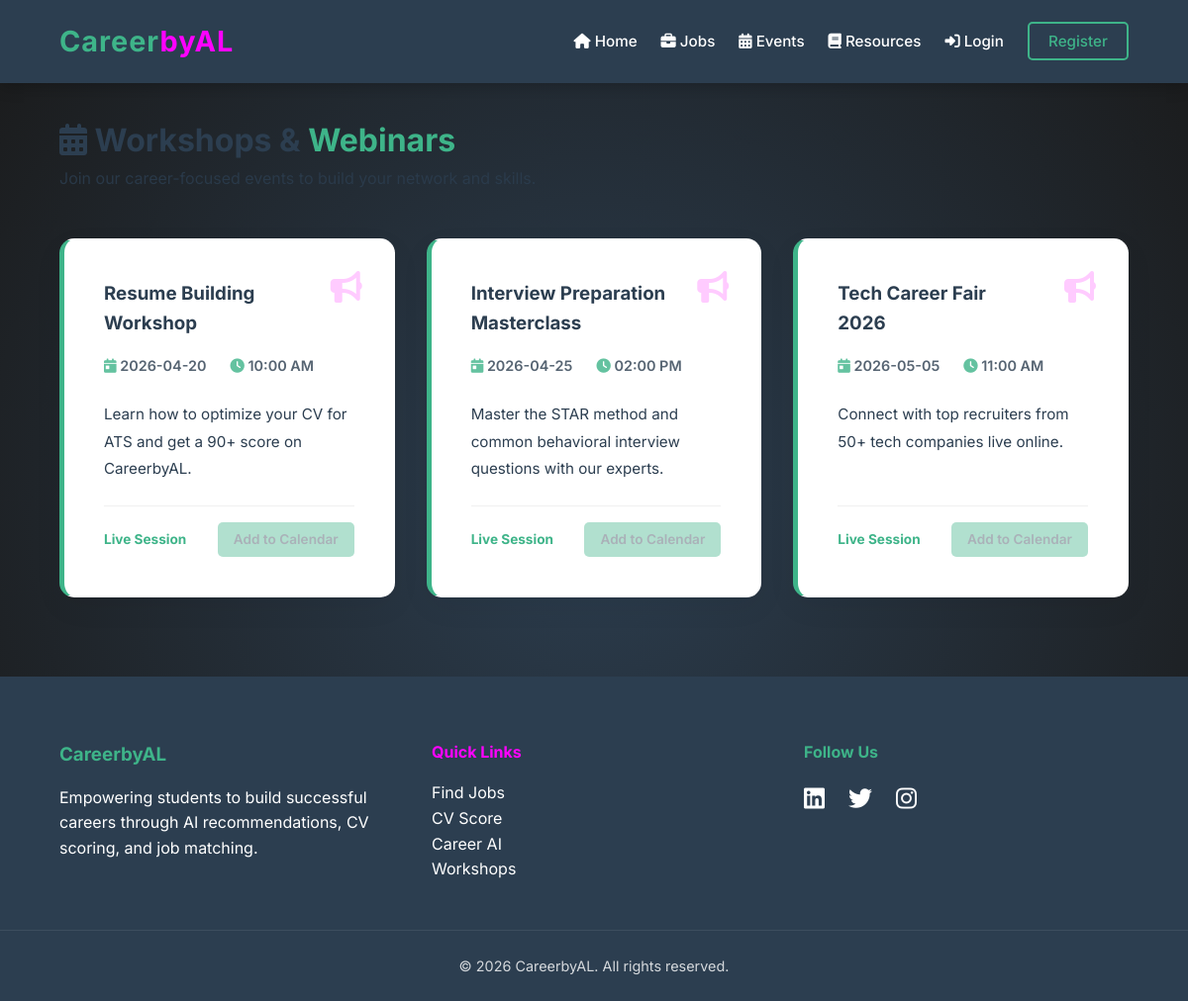
The app's page /events with its own data.
### tables this page shows
CREATE TABLE events (
            id INTEGER PRIMARY KEY AUTOINCREMENT,
            title TEXT NOT NULL,
            date TEXT,
            time TEXT,
            description TEXT
        );

### app.py (the view)
@app.route("/events")
def events():
    conn = get_db_connection()
    events_list = conn.execute("SELECT * FROM events ORDER BY date ASC").fetchall()
    conn.close()
    return render_template("events.html", events=events_list)

### app.py (called while the page is built)
def get_db_connection():
    conn = sqlite3.connect("cms.db")
    conn.row_factory = sqlite3.Row
    return conn

@app.context_processor
def inject_user():
    user = None
    if 'user_id' in session:
        conn = get_db_connection()
        user = conn.execute("SELECT * FROM users WHERE id = ?", (session['user_id'],)).fetchone()
        conn.close()
    return dict(user=user)

### templates/events.html (shortened to what this page needs)
{% extends "base.html" %}
{% block content %}
<div style="margin-bottom: 3rem;">
    <h1 style="color: var(--charcoal);"><i class="fas fa-calendar-alt"></i> Workshops & <span class="mint-text">Webinars</span></h1>
    <p style="opacity: 0.8;">Join our career-focused events to build your network and skills.</p>
</div>
<div class="cards" style="grid-template-columns: repeat(auto-fit, minmax(320px, 1fr));">
    {% for event in events %}
        <div class="card" style="display: flex; flex-direction: column; justify-content: space-between; border-left: 5px solid var(--mint); position: relative;">
            <div class="event-body">
                <i class="fas fa-bullhorn fa-2x" style="color: var(--fuchsia); opacity: 0.2; position: absolute; right: 2rem; top: 2rem;"></i>
                <h3 style="margin-bottom: 1rem; color: var(--charcoal); max-width: 80%;">{{ event.title }}</h3>
                <div style="display: flex; gap: 1.5rem; margin-bottom: 1.5rem; font-size: 0.9rem; font-weight: 600; color: var(--charcoal); opacity: 0.8;">
                    <span><i class="fas fa-calendar-day" style="color: var(--mint);"></i> {{ event.date }}</span>
                    <span><i class="fas fa-clock" style="color: var(--mint);"></i> {{ event.time }}</span>
                </div>
                <p style="font-size: 0.95rem; line-height: 1.8; margin-bottom: 1.5rem;">{{ event.description }}</p>
            </div>
            <div class="event-footer" style="padding-top: 1rem; border-top: 1px solid #f0f0f0; margin-top: auto; display: flex; justify-content: space-between; align-items: center;">
                <span style="font-size: 0.85rem; font-weight: 700; color: var(--mint);">Live Session</span>
                <span class="btn" style="padding: 0.4rem 1rem; font-size: 0.85rem; border-radius: 5px; opacity: 0.4; cursor: not-allowed;">Add to Calendar</span>
            </div>
        </div>
    {% else %}
        <div class="card" style="grid-column: 1 / -1; text-align: center; padding: 4rem;">
            <i class="fas fa-calendar-times fa-4x" style="color: var(--mint); margin-bottom: 1.5rem; opacity: 0.5;"></i>
            <h3>No events listed right now.</h3>
            <p>Check back later for new workshops and career webinars!</p>
        </div>
    {% endfor %}
</div>
{% endblock %}

### static/style.css (style rules this page uses)
:root { --charcoal: #2c3e50; --mint: #3eb489; --black: #1a1a1a; --fuchsia: #ff00ff; --white: #ffffff; --light-gray: #f4f7f6; --dark-mint: #2e8b57; --glass-bg: rgba(255, 255, 255, 0.1); --glass-border: rgba(255, 255, 255, 0.2); --transition: all 0.3s cubic-bezier(0.4, 0, 0.2, 1); }
* { margin: 0; padding: 0; box-sizing: border-box; }
body { font-family: 'Inter', sans-serif; background: radial-gradient(circle at 50% 50%, #2c3e50, #1a1a1a); color: var(--charcoal); line-height: 1.6; overflow-x: hidden; perspective: 1500px; }
.mint-text { color: var(--mint); }
.btn { background: var(--mint); color: var(--charcoal); padding: 0.8rem 1.8rem; border-radius: 30px; font-weight: 600; transition: var(--transition); border: none; cursor: pointer; display: inline-block; }
.cards { display: grid; grid-template-columns: repeat(auto-fit, minmax(300px, 1fr)); gap: 2rem; margin: 2rem 0; }
.card { background: var(--white); padding: 2.5rem; border-radius: 15px; box-shadow: 0 10px 30px rgba(0, 0, 0, 0.05); transition: var(--transition); border: 1px solid transparent; }
.card h3 { color: var(--charcoal); margin-bottom: 1rem; }

### records on screen
events: title "Resume Building Workshop", date "2026-04-20", time "10:00 AM", description "Learn how to optimize your CV for ATS and get a 90+ score on CareerbyAL."
events: title "Interview Preparation Masterclass", date "2026-04-25", time "02:00 PM", description "Master the STAR method and common behavioral interview questions with our experts."
events: title "Tech Career Fair 2026", date "2026-05-05", time "11:00 AM", description "Connect with top recruiters from 50+ tech companies live online."
